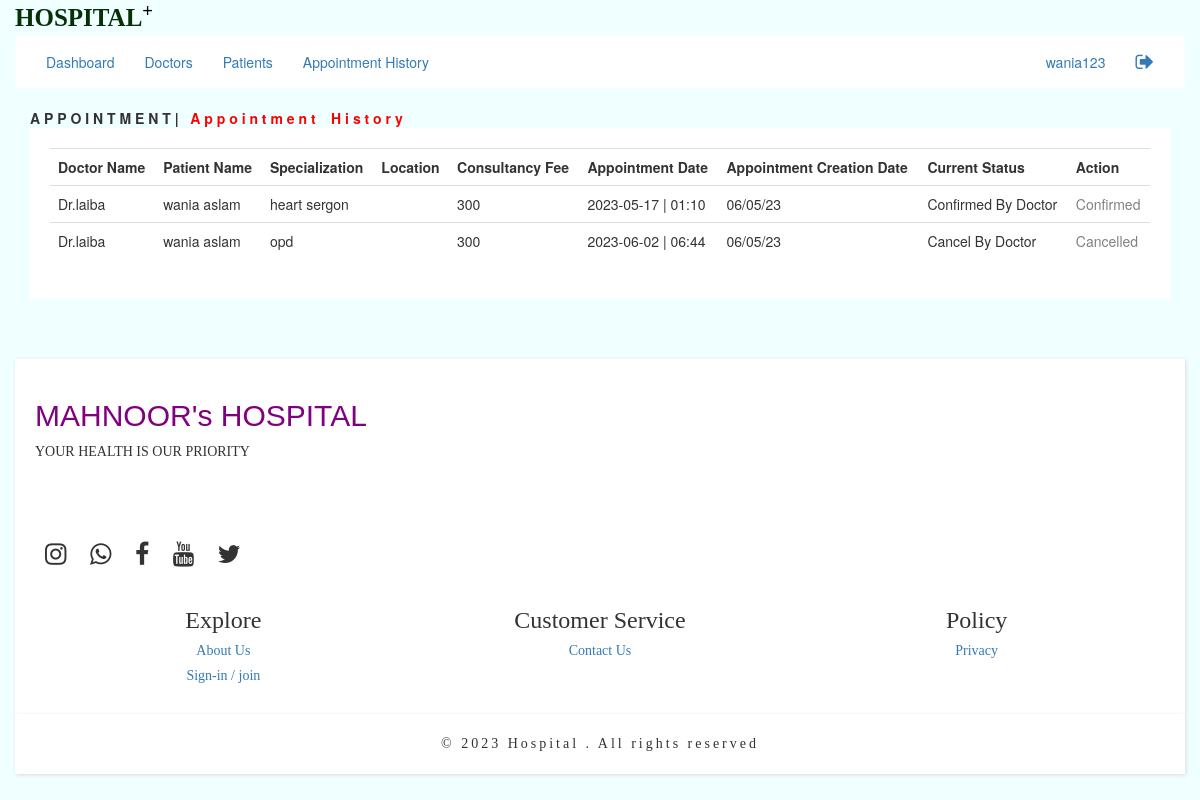
/appointmenthistory.php (signed in), run on the app's committed database.
### tables this page shows
CREATE TABLE `appointment` (
  `id` int(11) NOT NULL,
  `specialization` varchar(50) NOT NULL,
  `location` varchar(20) NOT NULL,
  `doctor` varchar(50) NOT NULL,
  `fee` varchar(5) NOT NULL,
  `date` varchar(20) NOT NULL,
  `time` varchar(20) NOT NULL,
  `cdate` varchar(20) NOT NULL,
  `currentstatus` varchar(30) NOT NULL,
  `username` varchar(50) NOT NULL,
  `patientname` varchar(50) NOT NULL,
  `action` varchar(10) NOT NULL
);

### appointmenthistory.php (the view, shortened to what this page needs)
<?php  include("adminheader.php")   ?>
<div class="col col-lg-12">
 <b> A P P O I N T M E N T  | <span style="color:red"> &nbsp; A p p o i n t m e n t  &nbsp; &nbsp;H i s t o r y </span> </b>
   <div class="col col-lg-12" id="managedoctor">
    <table class="table">
      <tr><th>Doctor Name</th> <th>Patient Name</th><th>Specialization</th><th>Location</th> <th>Consultancy Fee </th> <th> Appointment Date</th>
      <th>Appointment Creation Date </th> <th>Current Status </th>  <th>Action</th></tr>
      <?php
     include("connection.php");
     $sql="SELECT * FROM appointment ";
     $result=mysqli_query($conn,$sql);
     if(mysqli_num_rows($result)>0){
     while($row=mysqli_fetch_assoc($result)){
?>
<tr><td>Dr.<?php   echo $row['doctor']  ?></td> <td><?php   echo $row['patientname']  ?></td> <td><?php   echo $row['specialization']  ?></td>  <td><?php   echo $row['location']  ?></td> <td><?php   echo $row['fee']  ?></td>
<td>  <?php   echo $row['date']." | ".$row['time']  ?> </td><td> <?php   echo $row['cdate']  ?> </td>
<td> <?php   echo $row['currentstatus']  ?> </td> <td style="color:grey"> <?php  echo $row['action'] ?> </td>
</tr>
<?php
     }
     }
?>
    </table>
   </div>
</div>
<?php  include("footer.php")   ?>

### adminheader.php (shortened to what this page needs)
<?php
if(isset($_SESSION['user']))
{  ?>
<!DOCTYPE html PUBLIC "-//W3C//DTD XHTML 1.0 Transitional//EN" "http://www.w3.org/TR/xhtml1/DTD/xhtml1-transitional.dtd">
<html xmlns="http://www.w3.org/1999/xhtml">
<head>
<link href="style.css" rel="stylesheet" />
<link href="bootstrap-3.3.7-dist/css/bootstrap.min.css" rel="stylesheet" />
<link href="https://cdnjs.cloudflare.com/ajax/libs/font-awesome/4.7.0/css/font-awesome.min.css" rel="stylesheet"/>
<link rel="stylesheet" href="https://maxcdn.bootstrapcdn.com/bootstrap/3.4.0/css/bootstrap.min.css">
</head>
<body style="background-color:#F0FFFF">
<div class="container-fluid">
<div class="heading">
      <a href="index.php" > HOSPITAL<sup style="color:black" >+ </sup>  </a>
      <br>
</div>
<nav class="navbar" style="background-color:#fff;" >
<div class="collapse navbar-collapse" id="btn" >
<ul class="nav navbar-nav ">
<li><a href="admindash.php">Dashboard</a></li>
<li><a href="doctorsmanage.php">Doctors</a></li>
<li><a href="patientsmanage.php">Patients</a></li>
<li><a href="appointmenthistory.php">Appointment History</a></li>
</ul>
<ul class="nav navbar-nav pull-right">
<li><a href=""><?php echo $_SESSION['user'];  ?></a></li>
<li><a href="signoutpatient.php"> <span class="fa fa-sign-out" style="font-size:20px" title="Sign-Out"></span> </a></li>
</ul>
</div>
</nav>
<?php
}
else
{
?>
<script>alert("login first");
window.location='admin_login.php';
</script>
<?php
	}
?>

### footer.php (shortened to what this page needs)
<div class="col col-lg-12"><br><br><br></div>
<div class="col col-lg-12" style="font-family:tahoma;box-shadow:1px 1px 4px #dcdcdc;padding:20px;background:#fff" >
<h2 style="font-size: 30px;font-family: 'Franklin Gothic Medium', 'Arial Narrow', Arial, sans-serif;color:PURPLE;">MAHNOOR's HOSPITAL<sup></sup></h2>
<p>YOUR HEALTH IS OUR PRIORITY  </p>
<br>
<br><br>
<p class="icon">
<span class="fa fa-instagram"></span>
<span class="fa fa-whatsapp"></span>
<span class="fa fa-facebook"></span>
<span class="fa fa-youtube"></span>
<span class="fa fa-twitter"></span>
</p>
    <center>
    <div class="col col-lg-4 ">
    <h3>Explore</h3>
    <h5><a href="#">About Us</a> <br></h5>
    <h5><a href="#">Sign-in / join </a></h5>
    </div>
    <div class="col col-lg-4 ">
    <h3>Customer Service</h3>
    <h5><a href="contact.php">Contact Us </a></h5>
    </div>
    <div class="col col-lg-4  ">
       <h3>Policy</h3>
       <h5><a href="#">Privacy</a></h5>
    </div>
    </center>
</div>
<div class="col col-lg-12" style="font-family:tahoma;box-shadow:1px 1px 4px #dcdcdc;padding:20px;background:#fff;letter-spacing:3px" >
<center>&copy; 2023 Hospital . All rights reserved</center>
</div>
</div>

### style.css (style rules this page uses)
.heading { font-size: 25px; font-weight: 900; font-family: tahoma; color: rgb(5, 47, 5) ; }
.heading a { color:rgb(5, 47, 5) ; }
.icon span { padding: 10px; font-size:25px; }

### appointmenthistory.php (style rules this page uses)
#managedoctor { background:#ffff; padding:20px; }

### data on the page
appointment: doctor "laiba", patientname "wania aslam", specialization "heart sergon", fee "300", date "2023-05-17", time "01:10", cdate "06/05/23", currentstatus "Confirmed By Doctor", action "Confirmed"
appointment: doctor "laiba", patientname "wania aslam", specialization "opd", fee "300", date "2023-06-02", time "06:44", cdate "06/05/23", currentstatus "Cancel By Doctor", action "Cancelled"

### other printed values
$_SESSION['user'] "wania123"
